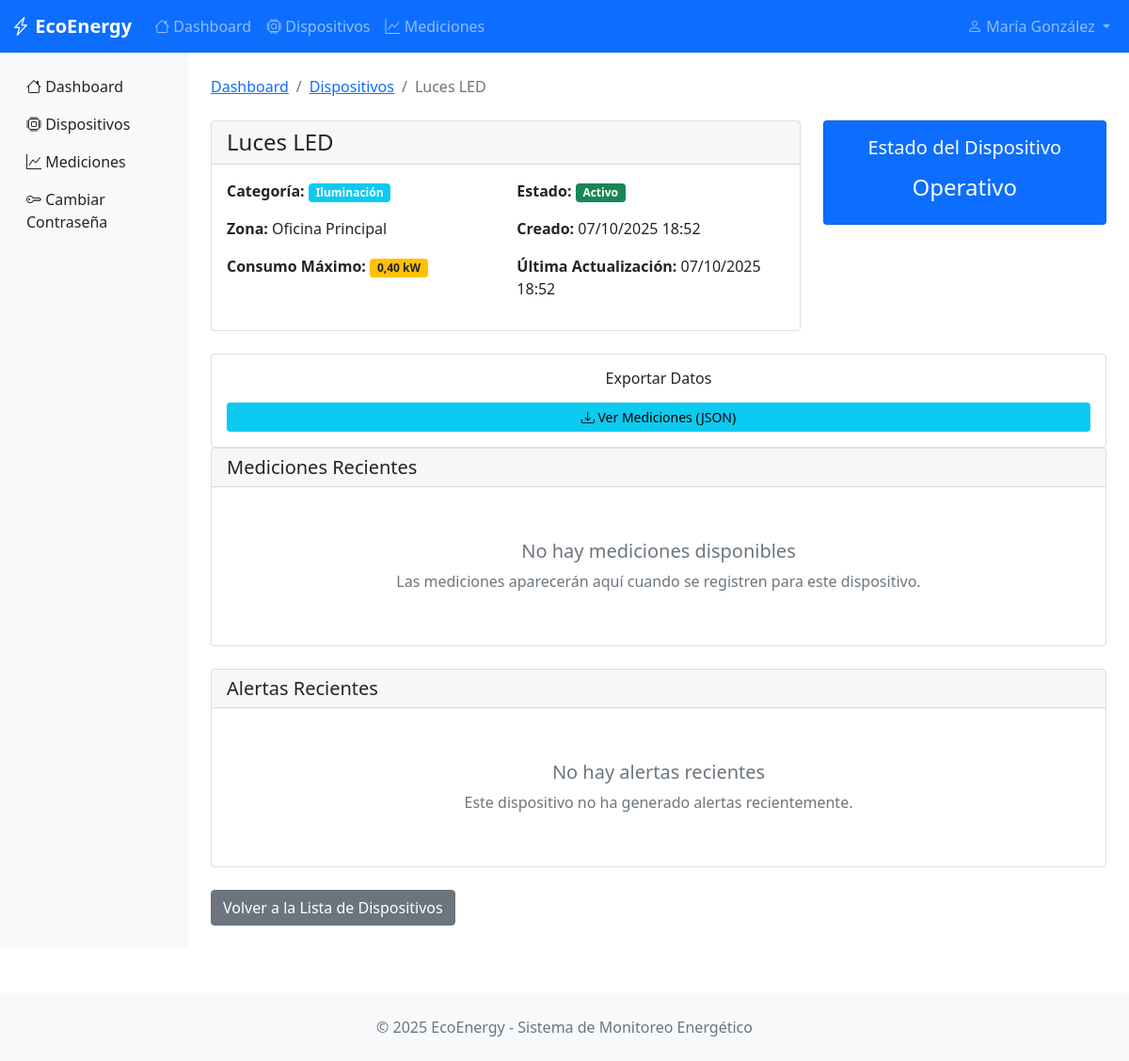
Page /devices/2/ (signed in) on the committed database.
### monitoring/models.py (models this page shows, shortened)
class BaseModel(models.Model):
    state = models.CharField(
        max_length=10,
        choices=STATES,
        default='ACTIVE',
        help_text="Estado del registro"
    )
    created_at = models.DateTimeField(
        auto_now_add=True,
        help_text="Fecha de creación"
    )
    updated_at = models.DateTimeField(
        auto_now=True,
        help_text="Fecha de última modificación"
    )
    deleted_at = models.DateTimeField(
        null=True,
        blank=True,
        help_text="Fecha de eliminación (soft delete)"
    )
    class Meta:
        abstract = True  # Esta clase no creará tabla, solo sirve de plantilla

class Device(BaseModel):
    name = models.CharField(max_length=200, help_text="Nombre del dispositivo")
    description = models.TextField(blank=True, help_text="Descripción del dispositivo")
    max_consumption = models.DecimalField(
        max_digits=10,
        decimal_places=2,
        help_text="Consumo máximo permitido (kW)"
    )
    category = models.ForeignKey(
        Category,
        on_delete=models.CASCADE,
        help_text="Categoría del dispositivo"
    )
    zone = models.ForeignKey(
        Zone,
        on_delete=models.CASCADE,
        help_text="Zona donde está ubicado"
    )
    organization = models.ForeignKey(
        Organization,
        on_delete=models.CASCADE,
        help_text="Empresa propietaria"
    )
    imagen = models.ImageField(
        upload_to='dispositivos/',
        null=True,
        blank=True,
        help_text="Imagen del dispositivo"
    )
    class Meta:
        verbose_name = "Device"
        verbose_name_plural = "Devices"

class Category(BaseModel):
    name = models.CharField(max_length=100, help_text="Nombre de la categoría")
    description = models.TextField(blank=True, help_text="Descripción de la categoría")
    organization = models.ForeignKey(
        Organization,
        on_delete=models.CASCADE,
        help_text="Empresa propietaria"
    )
    icon = models.ImageField(
        upload_to='categorias/',
        null=True,
        blank=True,
        help_text="Icono de la categoría"
    )
    class Meta:
        verbose_name = "Category"
        verbose_name_plural = "Categories"

class Zone(BaseModel):
    name = models.CharField(max_length=100, help_text="Nombre de la zona")
    description = models.TextField(blank=True, help_text="Descripción de la zona")
    organization = models.ForeignKey(
        Organization,
        on_delete=models.CASCADE,
        help_text="Empresa propietaria"
    )
    floor_plan = models.ImageField(
        upload_to='zonas/',
        null=True,
        blank=True,
        help_text="Plano de la zona"
    )
    class Meta:
        verbose_name = "Zone"
        verbose_name_plural = "Zones"

### monitoring/views.py (the view)
# urls.py: path('devices/<int:device_id>/', views.device_detail, name='device_detail'),
@login_required
def device_detail(request, device_id):
    organization = get_user_organization(request.user)
    device = get_object_or_404(
        Device,
        id=device_id,
        organization=organization,
        state='ACTIVE'
    )
    measurements = Measurement.objects.filter(
        device=device,
        state='ACTIVE'
    ).order_by('-measurement_date')[:20]
    alerts = Alert.objects.filter(
        device=device,
        state='ACTIVE'
    ).order_by('-created_at')[:10]
    context = {
        'device': device,
        'measurements': measurements,
        'alerts': alerts,
        'organization': organization,
    }
    return render(request, 'monitoring/device_detail.html', context)

### monitoring/views.py (called while the page is built)
def get_user_organization(user):
    if hasattr(user, 'userprofile'):
        return user.userprofile.organization
    return None

### monitoring/templates/monitoring/device_detail.html (shortened to what this page needs)
{% extends 'monitoring/base.html' %}
{% block content %}
<div class="py-4">
    <nav aria-label="breadcrumb" class="mb-4">
        <ol class="breadcrumb">
            <li class="breadcrumb-item"><a href="{% url 'dashboard' %}">Dashboard</a></li>
            <li class="breadcrumb-item"><a href="{% url 'device_list' %}">Dispositivos</a></li>
            <li class="breadcrumb-item active">{{ device.name }}</li>
        </ol>
    </nav>
    <div class="row mb-4">
        <div class="col-md-8">
            <div class="card">
                <div class="card-header">
                    <h4 class="mb-0">{{ device.name }}</h4>
                </div>
                <div class="card-body">
                    <div class="row">
                        <div class="col-md-6">
                            <p><strong>Categoría:</strong>
                                <span class="badge bg-info">{{ device.category.name }}</span>
                            </p>
                            <p><strong>Zona:</strong> {{ device.zone.name }}</p>
                            <p><strong>Consumo Máximo:</strong>
                                <span class="badge bg-warning text-dark">{{ device.max_consumption }} kW</span>
                            </p>
                        </div>
                        <div class="col-md-6">
                            <p><strong>Estado:</strong>
                                {% if device.state == 'ACTIVE' %}
                                    <span class="badge bg-success">Activo</span>
                                {% else %}
                                    <span class="badge bg-secondary">Inactivo</span>
                                {% endif %}
                            </p>
                            <p><strong>Creado:</strong> {{ device.created_at|date:"d/m/Y H:i" }}</p>
                            <p><strong>Última Actualización:</strong> {{ device.updated_at|date:"d/m/Y H:i" }}</p>
                        </div>
                    </div>
                </div>
            </div>
        </div>
        <div class="col-md-4">
            <div class="card bg-primary text-white">
                <div class="card-body text-center">
                    <h5>Estado del Dispositivo</h5>
                    <div class="mt-3">
                        {% if device.state == 'ACTIVE' %}
                            <h4 class="mt-2">Operativo</h4>
                        {% else %}
                            <h4 class="mt-2">Fuera de Servicio</h4>
                        {% endif %}
                    </div>
                </div>
            </div>
        </div>
    </div>
            <div class="card mt-3">
                <div class="card-body text-center">
                    <h6>Exportar Datos</h6>
                    <a href="{% url 'api_measurements' %}?device_id={{ device.id }}"
                       class="btn btn-info btn-sm w-100 mt-2"
                       target="_blank">
                        <i class="bi bi-download"></i>
                        Ver Mediciones (JSON)
                    </a>
                </div>
            </div>
    <div class="row mb-4">
        <div class="col-12">
            <div class="card">
                <div class="card-header">
                    <h5 class="mb-0">Mediciones Recientes</h5>
                </div>
                <div class="card-body">
                    {% if measurements %}
                        <div class="table-responsive">
                            <table class="table table-striped">
                                <thead class="table-dark">
                                    <tr>
                                        <th>Fecha/Hora</th>
                                        <th>Consumo (kW)</th>
                                        <th>Estado</th>
                                        <th>Notas</th>
                                    </tr>
                                </thead>
                                <tbody>
                                    {% for measurement in measurements %}
                                    <tr>
                                        <td>{{ measurement.measurement_date|date:"d/m/Y H:i:s" }}</td>
                                        <td>
                                            {% if measurement.consumption_value > device.max_consumption %}
                                                <span class="badge bg-danger">
                                                    {{ measurement.consumption_value }} kW (EXCEDE)
                                                </span>
                                            {% else %}
                                                <span class="badge bg-success">
                                                    {{ measurement.consumption_value }} kW (NORMAL)
                                                </span>
                                            {% endif %}
                                        </td>
                                        <td>
                                            {% if measurement.state == 'ACTIVE' %}
                                                <span class="badge bg-success">Válida</span>
                                            {% else %}
                                                <span class="badge bg-secondary">Inactiva</span>
                                            {% endif %}
                                        </td>
                                        <td>
                                            {% if measurement.notes %}
                                                {{ measurement.notes|truncatechars:30 }}
                                            {% else %}
                                                <span class="text-muted">Sin notas</span>
                                            {% endif %}
                                        </td>
                                    </tr>
                                    {% endfor %}
                                </tbody>
                            </table>
                        </div>
                    {% else %}
                        <div class="text-center py-4">
                            <h5 class="text-muted mt-3">No hay mediciones disponibles</h5>
                            <p class="text-muted">
                                Las mediciones aparecerán aquí cuando se registren para este dispositivo.
                            </p>
                        </div>
                    {% endif %}
                </div>
            </div>
        </div>
    </div>
    <div class="row">
        <div class="col-12">
            <div class="card">
                <div class="card-header">
                    <h5 class="mb-0">Alertas Recientes</h5>
                </div>
                <div class="card-body">
                    {% if alerts %}
                        {% for alert in alerts %}
                            <div class="alert alert-warning">
                                <h6>{{ alert.severity|title }} - {{ alert.created_at|date:"d/m/Y H:i" }}</h6>
                                <p>{{ alert.message }}</p>
                                <small>
                                    {% if alert.is_resolved %}
                                        Resuelta
                                    {% else %}
                                        Pendiente
                                    {% endif %}
                                </small>
                            </div>
                        {% endfor %}
                    {% else %}
                        <div class="text-center py-4">
                            <h5 class="text-muted mt-3">No hay alertas recientes</h5>
                            <p class="text-muted">Este dispositivo no ha generado alertas recientemente.</p>
                        </div>
                    {% endif %}
                </div>
            </div>
        </div>
    </div>
    <div class="row mt-4">
        <div class="col-12">
            <a href="{% url 'device_list' %}" class="btn btn-secondary">
                Volver a la Lista de Dispositivos
            </a>
        </div>
    </div>
</div>
{% endblock %}

### monitoring/templates/monitoring/base.html (shortened to what this page needs)
<!DOCTYPE html>
<html lang="es">
<head>
    <link href="https://cdnjs.cloudflare.com/ajax/libs/bootstrap/5.1.3/css/bootstrap.min.css" rel="stylesheet">
    <link href="https://cdnjs.cloudflare.com/ajax/libs/bootstrap-icons/1.8.1/font/bootstrap-icons.min.css" rel="stylesheet">
</head>
<body>
    <nav class="navbar navbar-expand-lg navbar-dark bg-primary">
        <div class="container-fluid">
            <a class="navbar-brand" href="{% url 'dashboard' %}">
                <i class="bi bi-lightning-charge"></i>
                EcoEnergy
            </a>
            <div class="collapse navbar-collapse" id="navbarNav">
                {% if user.is_authenticated %}
                <ul class="navbar-nav me-auto">
                    <li class="nav-item">
                        <a class="nav-link" href="{% url 'dashboard' %}">
                            <i class="bi bi-house"></i> Dashboard
                        </a>
                    </li>
                    <li class="nav-item">
                        <a class="nav-link" href="{% url 'device_list' %}">
                            <i class="bi bi-cpu"></i> Dispositivos
                        </a>
                    </li>
                    <li class="nav-item">
                        <a class="nav-link" href="{% url 'measurement_list' %}">
                            <i class="bi bi-graph-up"></i> Mediciones
                        </a>
                    </li>
                </ul>
                <ul class="navbar-nav">
                    <li class="nav-item dropdown">
                        <a class="nav-link dropdown-toggle" href="#" id="navbarDropdown" role="button" data-bs-toggle="dropdown">
                            <i class="bi bi-person"></i>
                            {{ user.get_full_name|default:user.username }}
                        </a>
                    </li>
                </ul>
                {% endif %}
            </div>
        </div>
    </nav>
    <div class="container-fluid">
        <div class="row">
            {% if user.is_authenticated %}
            <nav class="col-md-2 d-none d-md-block sidebar">
                <div class="position-sticky pt-3">
                    <ul class="nav flex-column">
                        <li class="nav-item">
                            <a class="nav-link text-dark" href="{% url 'dashboard' %}">
                                <i class="bi bi-house"></i> Dashboard
                            </a>
                        </li>
                        <li class="nav-item">
                            <a class="nav-link text-dark" href="{% url 'device_list' %}">
                                <i class="bi bi-cpu"></i> Dispositivos
                            </a>
                        </li>
                        <li class="nav-item">
                            <a class="nav-link text-dark" href="{% url 'measurement_list' %}">
                                <i class="bi bi-graph-up"></i> Mediciones
                            </a>
                        </li>
                        <li class="nav-item">
                            <a class="nav-link text-dark" href="{% url 'password_change' %}">
                                <i class="bi bi-key"></i> Cambiar Contraseña
                            </a>
                        </li>
                    </ul>
                </div>
            </nav>
            <main class="col-md-10 ms-sm-auto px-md-4 main-content">
            {% else %}
            <main class="col-12 px-md-4 main-content">
            {% endif %}
                {% block content %}{% endblock %}
            </main>
        </div>
    </div>
    <footer class="bg-light py-4 mt-5">
        <div class="container text-center">
            <p class="text-muted mb-0">
                &copy; 2025 EcoEnergy - Sistema de Monitoreo Energético
            </p>
        </div>
    </footer>
</body>
</html>

### monitoring/templates/monitoring/base.html (style rules this page uses)
.navbar-brand { font-weight: bold; }
.sidebar { min-height: calc(100vh - 56px); background-color: #f8f9fa; }
.main-content { min-height: calc(100vh - 56px); }

### rows in the picture
Device: name "Luces LED", category.name "Iluminación", zone.name "Oficina Principal", max_consumption "0,40", created_at "07/10/2025 18:52", updated_at "07/10/2025 18:52"

### other values in the picture
{{ user.get_full_name|default:user.username }} "María González"
